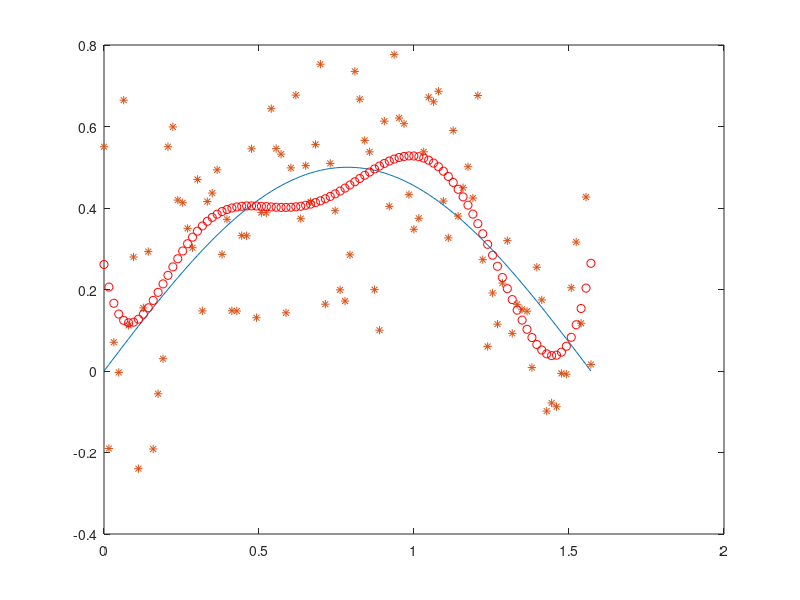

Reproduce this figure in MATLAB.
clc
clear
x=linspace(0,pi/2,100); 
y=sin(x).*cos(x);
noise=0.2*randn(1,100); 
yn=y+noise; 
x=x'; 
yn=yn';

A=[ones(100,1) x x.^2 x.^3 x.^4 x.^5 x.^6 x.^7]; 
z=pinv(A)*yn; 
yp=A*z;
plot(x,y); 
hold on 
plot(x,yn,'*'); 
hold on 
plot(x,yp,'ro')